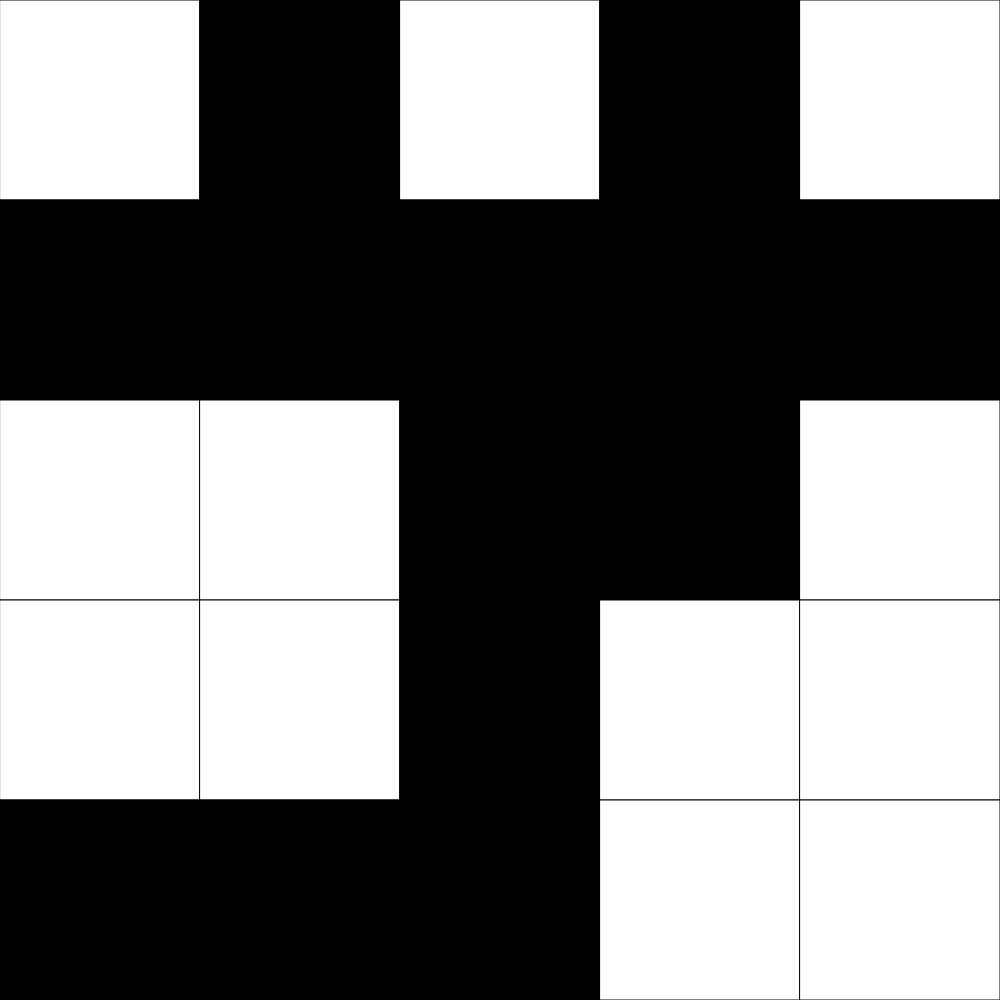
Frame 1 (no input)
Frame 60 (no input): identical to frame 1, image omitted
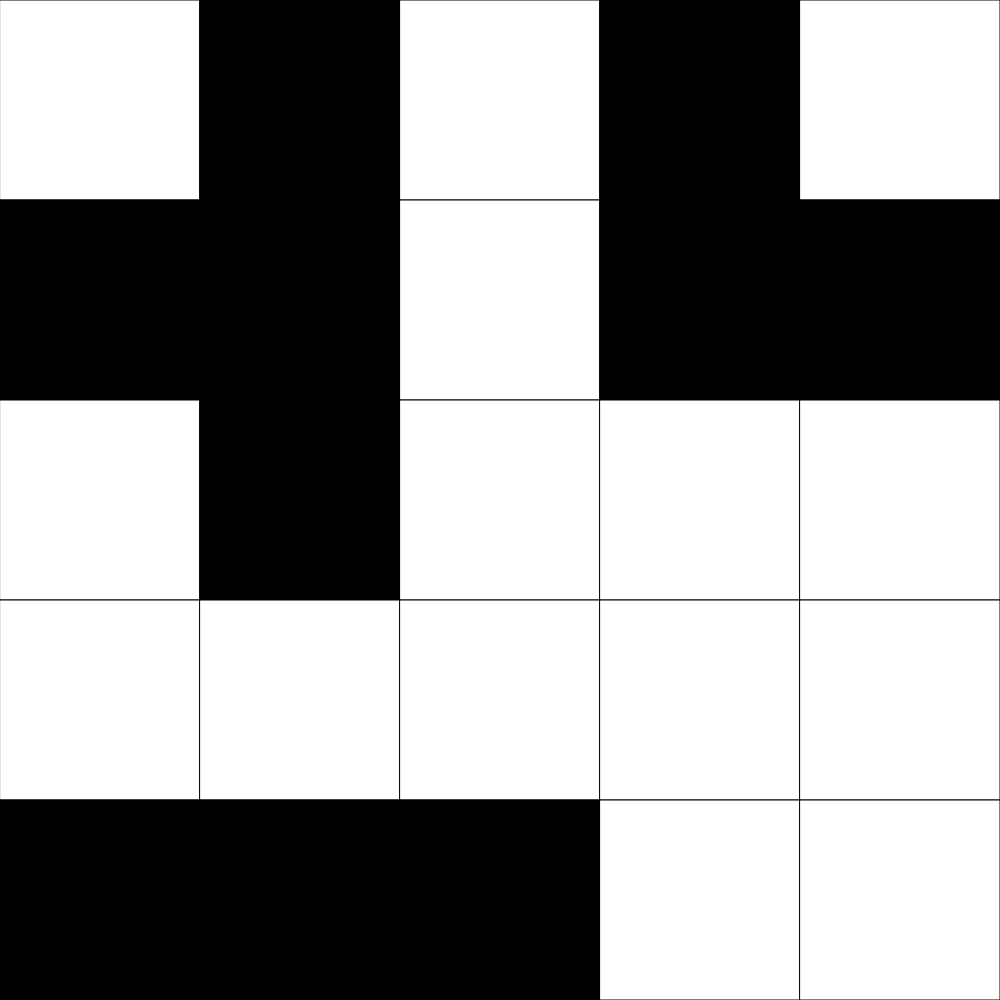
Frame 120 (the mouse pressed at the canvas centre since frame 60)

The p5.js sketch that drew these frames (run headless with seeded random() and noise() and a simulated clock; from frame 60 on, the mouse is pressed at the canvas centre):

// p5.js sketch
// ── sketch.js
// Grid Demo
// Oct 22, 2024

// If hard coding the grid, use this:
// let grid = [[1, 0, 0, 1],
//            [0, 1, 1, 0],
//            [1, 1, 1, 0],
//            [0, 0, 1, 1]];

let grid;
let cellSize;
const GRID_SIZE = 5;

function setup() {
  if (windowWidth < windowHeight) {
    createCanvas(windowWidth, windowWidth);
  }
  else {
    createCanvas(windowHeight, windowHeight);
  }
  cellSize = height/GRID_SIZE;
  grid = generateRandomGrid(GRID_SIZE, GRID_SIZE);
}

function windowResized() {
  if (windowWidth < windowHeight) {
    resizeCanvas(windowWidth, windowWidth);
  }
  else {
    resizeCanvas(windowHeight, windowHeight);
  }
  cellSize = height/GRID_SIZE;
}

function draw() {
  background(220);
  displayGrid();
}

function mousePressed() {
  let x = Math.floor(mouseX/cellSize);
  let y = Math.floor(mouseY/cellSize);

  //toggle self
  toggleCell(x, y);

  //toggle neighbours
  toggleCell(x - 1, y);
  toggleCell(x + 1, y);
  toggleCell(x, y - 1);
  toggleCell(x, y + 1);
}

function toggleCell(x, y) {
  //make sure the cell that your're toggling is in the grid
  if (x >= 0 && x < GRID_SIZE && y >= 0 && y < GRID_SIZE) {
    if (grid[y][x] === 0) {
      grid[y][x] = 1;
    }
    else {
      grid[y][x] = 0;
    }
  }
}

function keyPressed() {
  if (key === "r") {
    grid = generateRandomGrid(GRID_SIZE, GRID_SIZE);
  }
  if (key === "e") {
    generateEmptyGrid(GRID_SIZE, GRID_SIZE);
  }
}

function displayGrid() {
  for (let y = 0; y < GRID_SIZE; y++) {
    for (let x = 0; x < GRID_SIZE; x++) {
      if (grid[y][x] === 1) {
        fill("black");
      }
      else if (grid[y][x] === 0) {
        fill("white");
      }
      square(x * cellSize, y * cellSize, cellSize);
    }
  }
}


function generateRandomGrid(cols, rows) {
  let newGrid = [];
  for (let y = 0; y < rows; y++) {
    newGrid.push([]);
    for (let x = 0; x < cols; x++) {
      //make it a 1 half the time, a 0 half the time
      if (random(100) < 50) {
        newGrid[y].push(1);
      }
      else {
        newGrid[y].push(0);
      }
    }
  }
  return newGrid;
}


function generateEmptyGrid(cols, rows) {
  let newGrid = [];
  for (let y = 0; y < rows; y++) {
    newGrid.push([]);
    for (let x = 0; x < cols; x++) {
      newGrid[y].push(0);
    }
  }
  return newGrid;
}


// function mousePressed() {
//   for (let cell of grid) {
//     if (mouseX > GRID_SIZE) {
//       cell = 1;
//     }
//   }
// }
